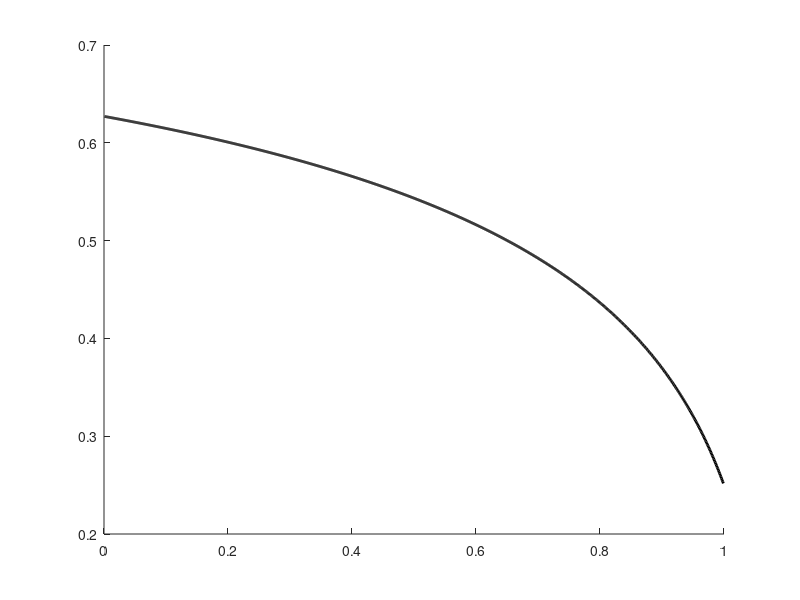

Recreate this plot in MATLAB. (Note: this script raises an error after producing the figure.)
% Script to generate supplementary figure 1 (plot of relatedness function). 

close all
clearvars
clc

hold on % allows us to plot multiple lines on the same graph

pcR=[0:0.001:1]; % defines the range of cooperative plasmid frequency values to be used on the x axis.
pd=0; % defector plasmid frequency value
n=4; % number of founder cells
beta=0.95; % plasmid transfer probability

% plasmid relatedness function
R =((pcR - (beta.*pcR.*(n - 1).*(pcR + pd - 1))./n).^2 - (pcR + pcR.^2.*(n - 1) - (2.*beta.*pcR.*(n - 1).*(pcR + pd - 1).*(n.*pcR - 2.*pcR + 1))./n - (beta.^2.*pcR.*(n - 1).*(pcR + pd - 1).*(n.*pcR - 2.*pcR + 1))./n.^2 + (beta.^2.*pcR.*(n - 1).*(n - 2).*(pcR + pd - 1).^2.*(n.*pcR - 3.*pcR + 1))./n.^2)./n)./((pcR - (beta.*pcR.*(n - 1).*(pcR + pd - 1))./n).^2 - pcR + (beta.^2.*pcR.*(n - 1).*(pcR + pd - 1).*(n.*pcR - 2.*pcR + 1))./n.^2);

% plot first line (reference line) in black
plot(pcR,R,'LineWidth',2,'Color','k')

% plot line showing chromosomal relatedness (given by 1/N)
yline(1/n,'--','LineWidth',2)

% change plasmid transfer probability for second line
beta=0.6;

% re-evaluate plasmid relatedness function (for second line)
R =((pcR - (beta.*pcR.*(n - 1).*(pcR + pd - 1))./n).^2 - (pcR + pcR.^2.*(n - 1) - (2.*beta.*pcR.*(n - 1).*(pcR + pd - 1).*(n.*pcR - 2.*pcR + 1))./n - (beta.^2.*pcR.*(n - 1).*(pcR + pd - 1).*(n.*pcR - 2.*pcR + 1))./n.^2 + (beta.^2.*pcR.*(n - 1).*(n - 2).*(pcR + pd - 1).^2.*(n.*pcR - 3.*pcR + 1))./n.^2)./n)./((pcR - (beta.*pcR.*(n - 1).*(pcR + pd - 1))./n).^2 - pcR + (beta.^2.*pcR.*(n - 1).*(pcR + pd - 1).*(n.*pcR - 2.*pcR + 1))./n.^2);

% plot second line (reduced plasmid transfer probability)
plot(pcR,R,'LineWidth',2,'LineStyle',':','Color',[0.8500, 0.3250, 0.0980]	)

% change plasmid transfer probability back to the reference value
beta=0.95;

% change number of founder cells for third line
n=2;

% re-evaluate plasmid relatedness function (for third line)
R =((pcR - (beta.*pcR.*(n - 1).*(pcR + pd - 1))./n).^2 - (pcR + pcR.^2.*(n - 1) - (2.*beta.*pcR.*(n - 1).*(pcR + pd - 1).*(n.*pcR - 2.*pcR + 1))./n - (beta.^2.*pcR.*(n - 1).*(pcR + pd - 1).*(n.*pcR - 2.*pcR + 1))./n.^2 + (beta.^2.*pcR.*(n - 1).*(n - 2).*(pcR + pd - 1).^2.*(n.*pcR - 3.*pcR + 1))./n.^2)./n)./((pcR - (beta.*pcR.*(n - 1).*(pcR + pd - 1))./n).^2 - pcR + (beta.^2.*pcR.*(n - 1).*(pcR + pd - 1).*(n.*pcR - 2.*pcR + 1))./n.^2);

% plot third line (reduced founder cells)
plot(pcR,R,'LineWidth',2,'LineStyle',':','Color',[0.9290, 0.6940, 0.1250]	)

% change number of founder cells back to reference value
n=4;

% change defector plasmid frequency for fourth line
pd=0.6; 

% re-evaluate plasmid relatedness function (for fourth line)
R =((pcR - (beta.*pcR.*(n - 1).*(pcR + pd - 1))./n).^2 - (pcR + pcR.^2.*(n - 1) - (2.*beta.*pcR.*(n - 1).*(pcR + pd - 1).*(n.*pcR - 2.*pcR + 1))./n - (beta.^2.*pcR.*(n - 1).*(pcR + pd - 1).*(n.*pcR - 2.*pcR + 1))./n.^2 + (beta.^2.*pcR.*(n - 1).*(n - 2).*(pcR + pd - 1).^2.*(n.*pcR - 3.*pcR + 1))./n.^2)./n)./((pcR - (beta.*pcR.*(n - 1).*(pcR + pd - 1))./n).^2 - pcR + (beta.^2.*pcR.*(n - 1).*(pcR + pd - 1).*(n.*pcR - 2.*pcR + 1))./n.^2);

% plot fourth line (increased defector plasmid frequency)
plot(pcR(pcR<=(1-pd)),R(pcR<=(1-pd)),'LineWidth',2,'LineStyle',':','Color',[0.4940, 0.1840, 0.5560]	)

% make y axis vary between zero and one.
ylim([0 1])

% formatting
box off
set(gcf,'color','white')
set(gca,'fontsize',16)
yticks([0:0.2:1])